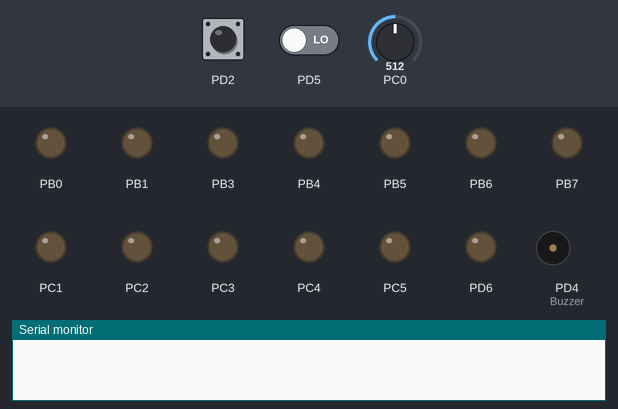
Simulated run of this program. Board: ATmega328P, built with avr-gcc and emulated at 8 MHz. On the bench: output pins drawn as LEDs (lit = HIGH), buzzer (waves = sounding, pin HIGH), the last lines printed to the serial monitor. Inputs (shaded band) come from the test bench; at power-on: PD2 LOW, PC0 = 512, PD5 LOW.

Above: at 1.2 s.
1.3 s: PD2 pulled LOW for 0.15 s
At 2.4 s:
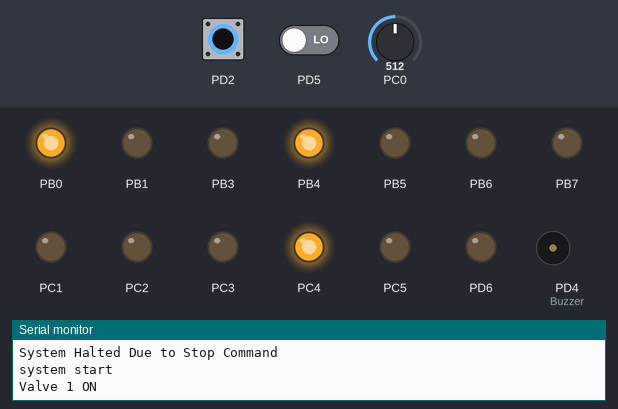
4.4 s: PC0 set to 716
At 7.2 s:
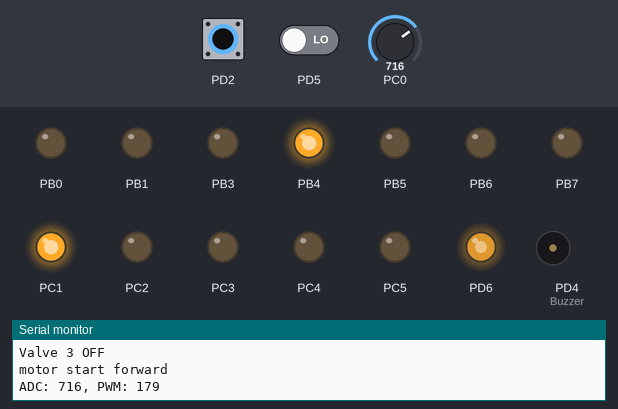
7.4 s: PC0 set to 900
At 8.5 s:
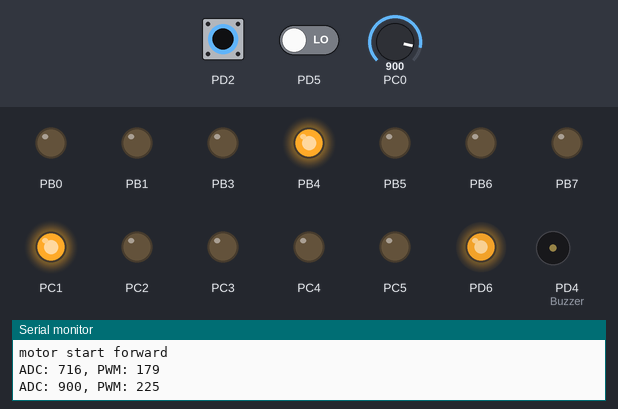
8.9 s: PC0 set to 511
At 9.6 s:
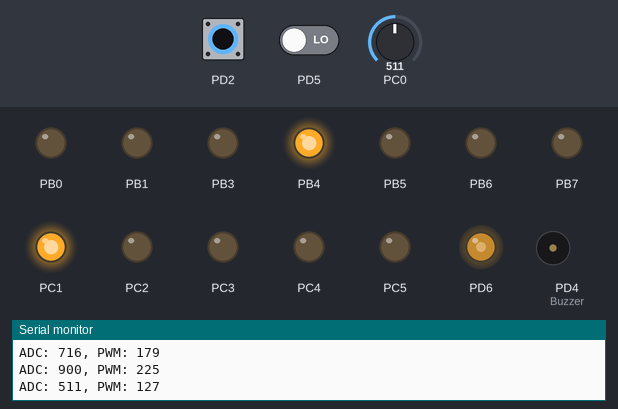
11.9 s: PC0 set to 122
At 13.1 s:
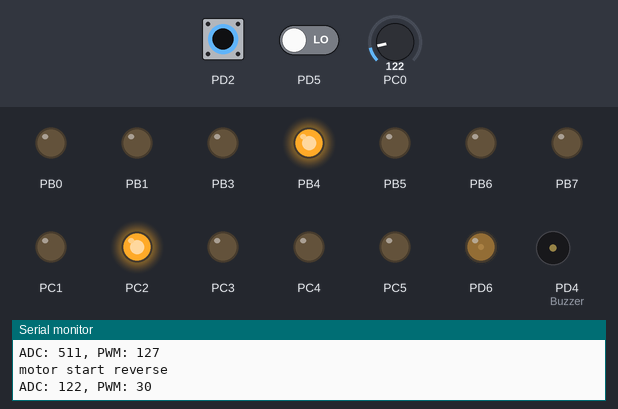
13.4 s: PC0 set to 0
At 16.4 s:
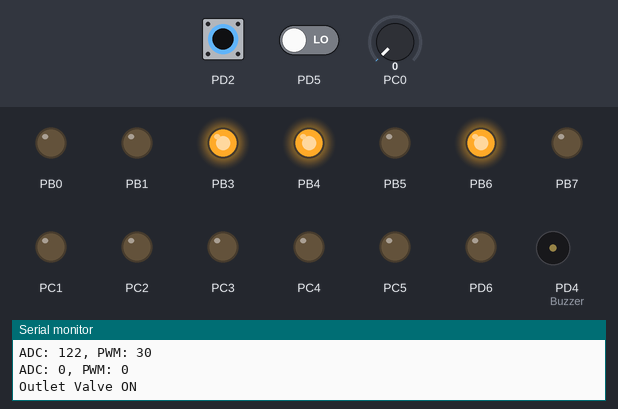
Timing chart, 0 to 28.2 s (numbered marks = the images above; inputs shaded):
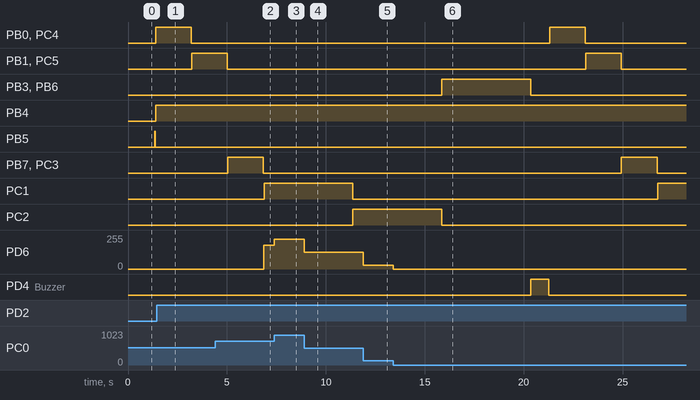

The program:

main.c
```c
#define F_CPU 8000000UL // Define CPU clock as 8 MHz
#include <avr/io.h>
#include <util/delay.h>
#include <stdio.h>
#include <avr/interrupt.h>

// Global variables
volatile uint8_t timer_done_flag = 0;
volatile uint8_t stop_flag = 0; // Flag to indicate system stop

// UART Initialization
void UART_init(unsigned int baud) {
	unsigned int ubrr = F_CPU / 16 / baud - 1;
	UBRR0H = (unsigned char)(ubrr >> 8);
	UBRR0L = (unsigned char)(ubrr);
	UCSR0B = (1 << RXEN0) | (1 << TXEN0); // Enable RX and TX
	UCSR0C = (1 << UCSZ01) | (1 << UCSZ00); // 8-bit data
}

// UART Send Data
void UART_send(char data) {
	while (!(UCSR0A & (1 << UDRE0)));
	UDR0 = data;
}

// UART Send String
void UART_send_string(const char *str) {
	while (*str) {
		UART_send(*str++);
	}
	UART_send('\r');
	UART_send('\n');
}

// PWM Initialization for Motor Control
void PWM_init() {
	TCCR0A = (1 << WGM01) | (1 << WGM00) | (1 << COM0A1); // Fast PWM, Non-Inverting
	TCCR0B = (1 << CS01); // Prescaler 8
	DDRD |= (1 << PD6); // PWM Output on PD6
}

// ADC Initialization
void ADC_init() {
	ADMUX = (1 << REFS0); // AVcc as reference voltage
	ADCSRA = (1 << ADEN) | (1 << ADPS2) | (1 << ADPS1); // Enable ADC, Prescaler 64
}

// ADC Read
uint16_t ADC_read(uint8_t channel) {
	ADMUX = (ADMUX & 0xF8) | channel; // Select ADC channel
	ADCSRA |= (1 << ADSC); // Start Conversion
	while (ADCSRA & (1 << ADSC)); // Wait for Conversion to Complete
	return ADC;
}

// Timer1 Initialization
void Timer1_init() {
	TCCR1B = (1 << WGM12); // CTC mode
	TIMSK1 = (1 << OCIE1A); // Enable Timer1 Compare Match A Interrupt
	sei(); // Enable Global Interrupts
}

// Start Timer1 with a given delay in milliseconds
void start_timer(uint16_t ms) {
	OCR1A = (F_CPU / 1024 / 1000) * ms - 1; // Calculate compare match value
	TCNT1 = 0; // Reset Timer Counter
	timer_done_flag = 0; // Reset flag
	TCCR1B |= (1 << CS12) | (1 << CS10); // Start Timer with Prescaler 1024
}

// Check if Timer is Done
uint8_t timer_done() {
	return timer_done_flag;
}

// Timer1 Compare Match A Interrupt Service Routine
ISR(TIMER1_COMPA_vect) {
	timer_done_flag = 1;
	TCCR1B &= ~((1 << CS12) | (1 << CS10)); // Stop Timer
}

// External Interrupt 2 ISR (Stop Button)
ISR(INT0_vect) {
	UART_send_string("Stop Switch Pressed");
	UART_send_string("Emergency Stop Activated");
	PORTB = 0b00100000; // Turn off all outputs on PORTB
	PORTC &= 0b00000000; // Turn off outputs on PORTC
	PORTD &= 0b00000000;
	PORTD &= ~(1 << PD4); // Turn off Buzzer
	stop_flag = 1; // Set stop flag
}

int main() {
	UART_init(9600);
	PWM_init();
	ADC_init();
	Timer1_init();

	DDRB = 0b11111011; // Set all PORTB pins as output except PB2
	DDRD = 0b11111111; // Set PORTD as output
	DDRC = 0b01111110; // Set PC4-PC7 as output
	DDRD &= ~(1 << PD2); // Set PD2 as input (new external interrupt)
	DDRD &= ~(1 << PD5); // Set PD5 as input (start switch)
	PORTD |= (1 << PD5); // Enable pull-up resistor for PD5
	PORTD |= (1 << PD2); // Enable pull-up resistor for PD2

	// Configure External Interrupt on INT0 (PD2)
	EICRA |= (1 << ISC01); // Trigger interrupt on falling edge (button press)
	EIMSK |= (1 << INT0);  // Enable external interrupt INT0

	sei(); // Enable global interrupts

	uint8_t prev_pwm = 0;

	while (1) {
		if (stop_flag) {
			UART_send_string("System Halted Due to Stop Command");
			stop_flag = 0; // Optionally reset the stop flag to allow restarting
			continue; // Skip the rest of the loop
		}

		// Start Switch Logic
		if (!(PIND & (1 << PD5))) {
			PORTB &= ~(1 << PC5);
			UART_send_string("system start");

			// Valve 1 ON
			PORTB |= (1 << PB0);
			PORTB |= (1 << PB4);
			PORTC |= (1 << PC4);
			UART_send_string("Valve 1 ON");
			start_timer(2000);
			while (!timer_done()) {
				if (stop_flag) break;
			}
			if (stop_flag) continue;
			PORTB &= ~(1 << PB0);
			PORTC &= ~(1 << PC4);
			UART_send_string("Valve 1 OFF");

			// Valve 2 ON
			PORTB |= (1 << PB1);
			PORTC |= (1 << PC5);
			UART_send_string("Valve 2 ON");
			start_timer(2000);
			while (!timer_done()) {
				if (stop_flag) break;
			}
			if (stop_flag) continue;
			PORTB &= ~(1 << PB1);
			PORTC &= ~(1 << PC5);
			UART_send_string("Valve 2 OFF");

			// Valve 3 ON
			PORTB |= (1 << PB7);
			PORTC |= (1 << PC3);
			UART_send_string("Valve 3 ON");
			start_timer(2000);
			while (!timer_done()) {
				if (stop_flag) break;
			}
			if (stop_flag) continue;
			PORTB &= ~(1 << PB7);
			PORTC &= ~(1 << PC3);
			UART_send_string("Valve 3 OFF");

			// Simulate Process
			UART_send_string("motor start forward");
			start_timer(5000);
			do {
				if (stop_flag) break;
				uint16_t adc_value = ADC_read(0); // Read ADC value from channel 0
				uint8_t new_pwm = adc_value / 4; // Scale 10-bit ADC to 8-bit PWM (0-255)
				if (new_pwm != prev_pwm) { // Check if PWM value has changed
					OCR0A = new_pwm;       // Update PWM duty cycle
					prev_pwm = new_pwm;    // Store the new value
					// Send updated ADC and PWM values via UART
					char buffer[50];
					sprintf(buffer, "ADC: %d, PWM: %d", adc_value, new_pwm);
					UART_send_string(buffer);
				}
				PORTC |= (1 << PC1);
				PORTC &= ~(1 << PC2);
			} while (!timer_done());
			if (stop_flag) continue;
			UART_send_string("motor start reverse");
			start_timer(5000);
			do {
				if (stop_flag) break;
				uint16_t adc_value = ADC_read(0); // Read ADC value from channel 0
				uint8_t new_pwm = adc_value / 4; // Scale 10-bit ADC to 8-bit PWM (0-255)
				if (new_pwm != prev_pwm) { // Check if PWM value has changed
					OCR0A = new_pwm;       // Update PWM duty cycle
					prev_pwm = new_pwm;    // Store the new value
					// Send updated ADC and PWM values via UART
					char buffer[50];
					sprintf(buffer, "ADC: %d, PWM: %d", adc_value, new_pwm);
					UART_send_string(buffer);
				}
				PORTC |= (1 << PC2);
				PORTC &= ~(1 << PC1);
			} while (!timer_done());
			if (stop_flag) continue;
			PORTC &= ~(1 << PC1);
			PORTC &= ~(1 << PC2);

			// Outlet Valve ON
			PORTB |= (1 << PB3);
			PORTB |= (1 << PB6);
			UART_send_string("Outlet Valve ON");
			start_timer(5000);
			while (!timer_done()) {
				if (stop_flag) break;
			}
			if (stop_flag) continue;
			PORTB &= ~(1 << PB3);
			PORTB &= ~(1 << PB6);
			UART_send_string("Outlet Valve OFF");

			// Buzzer ON
			PORTD |= (1 << PD4);
			UART_send_string("Buzzer ON");
			start_timer(1000);
			while (!timer_done()) {
				if (stop_flag) break;
			}
			if (stop_flag) continue;
			PORTD &= ~(1 << PD4);
			UART_send_string("Buzzer OFF");

			UART_send_string("PROCESS END");
		}
	}

	return 0;
}
```

Measured:
- after the input at 1.3 s, PB0, PC4: LOW → HIGH after 0.10 s, → LOW 1.8 s later; PB1, PC5: LOW → HIGH after 1.9 s; PB4: LOW → HIGH after 0.10 s; PB5: LOW → HIGH after 0.05 s, → LOW 0.04 s later
- after the input at 4.4 s, PD6: 0/255 → 179/255 after 2.5 s
- after the input at 7.4 s, PD6: 179/255 → 225/255 at once
- after the input at 8.9 s, PD6: 225/255 → 127/255 at once
- after the input at 11.9 s, PD6: 127/255 → 30/255 at once
- after the input at 13.4 s, PD6: 30/255 → 0/255 at once
